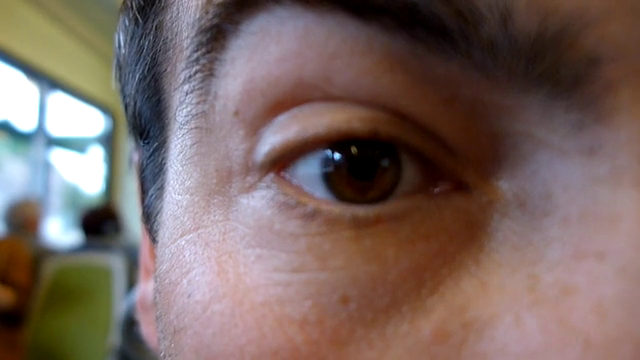
#> input picture frame 15 of videos_and_images/eye_motion.mp4, 640 x 360 px, given in place of car.mp4, which was not available
$ python background_substraction.py
#> lines starting #> are read from the running program, lines starting #| are printed output that depends on the picture; pictures that were not available may be replaced by others from this repository, and a replacement may not be noted
import cv2
import numpy as np

#you can change source paths
cap=cv2.VideoCapture("pixel_processing/images/car.mp4")

ret,first_frame=cap.read()
#> first_frame is the input picture: shape (360, 640, 3); mean B, G, R 97.9, 102.8, 121.2

first_gray_frame=cv2.cvtColor(first_frame,cv2.COLOR_BGR2GRAY)
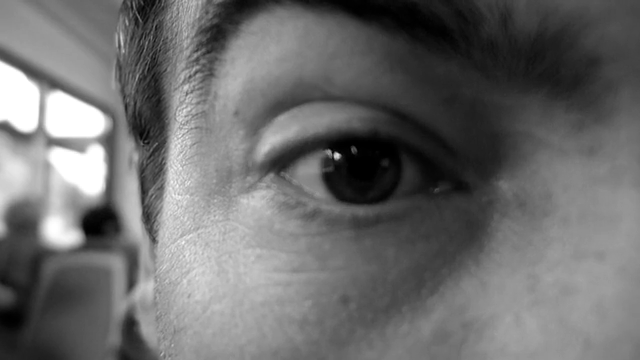
#> first_gray_frame: shape (360, 640); min 0, max 255, mean 107.7
first_gray_frame=cv2.resize(first_gray_frame,(640,480))
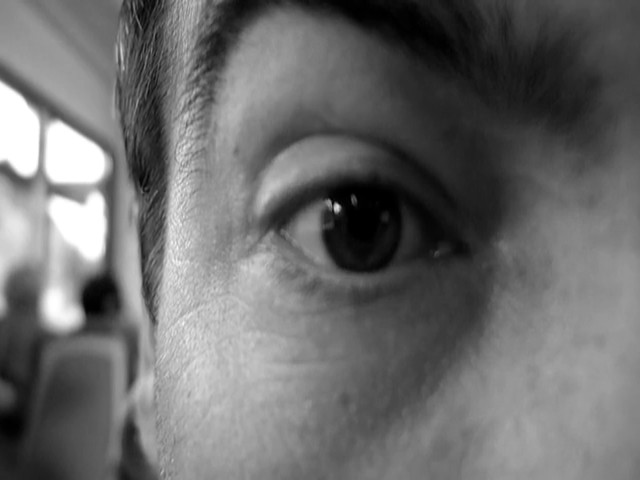
#> first_gray_frame: shape (480, 640); min 0, max 255, mean 107.7


while True:
    ret,frame=cap.read()
    frame=cv2.resize(frame,(640,480))
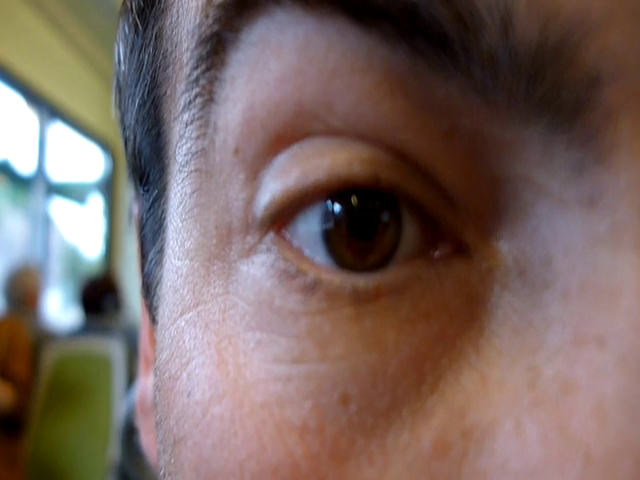
#> frame: shape (480, 640, 3); mean B, G, R 97.7, 102.8, 120.9

    if frame is None:
        break
    frame=cv2.cvtColor(frame,cv2.COLOR_BGR2GRAY)
#> frame: shape (480, 640)


    diff=cv2.absdiff(frame,first_gray_frame)
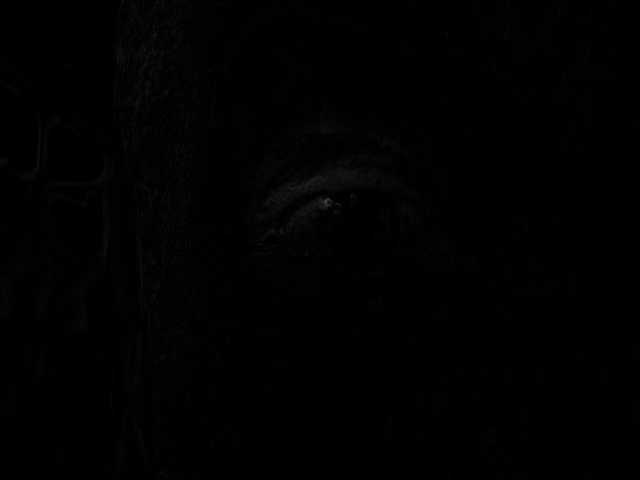
#> diff: shape (480, 640); min 0, max 75, mean 1.1

    cv2.imshow("frame",frame)
    cv2.imshow("diff",diff)

    first_gray_frame=frame


    if cv2.waitKey(3) & 0xFF==ord("q"):
#> (key q is pressed here)
        break


cap.release()
cv2.destroyAllWindows()

$ run again, starting later in the video
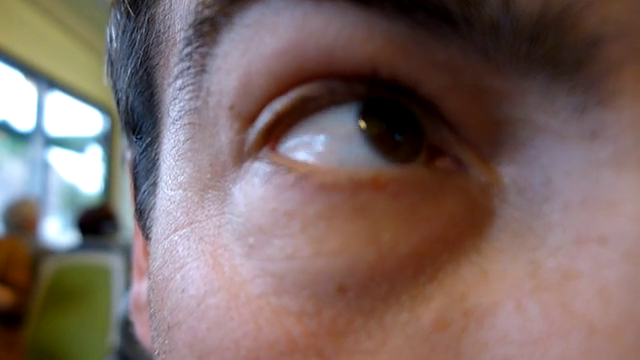
#> input picture frame 70 of videos_and_images/eye_motion.mp4, 640 x 360 px, given in place of car.mp4, which was not available
#> first_frame is the input picture: shape (360, 640, 3); mean B, G, R 100.5, 104.8, 123.9
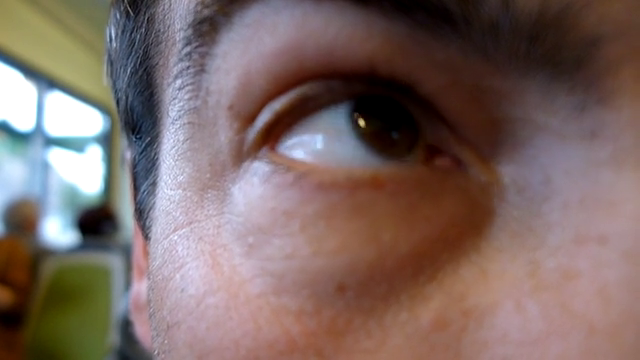
#> input picture frame 71 of videos_and_images/eye_motion.mp4, 640 x 360 px, given in place of car.mp4, which was not available
#> frame is the input picture: shape (360, 640, 3); mean B, G, R 100.6, 104.8, 124
#> `frame=cv2.resize(frame,(640,480))`:
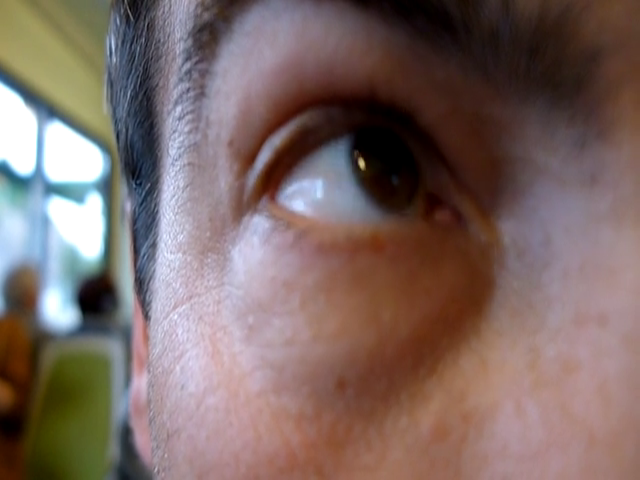
#> frame: shape (480, 640, 3); mean B, G, R 100.6, 104.8, 124

$ run again, starting later in the video
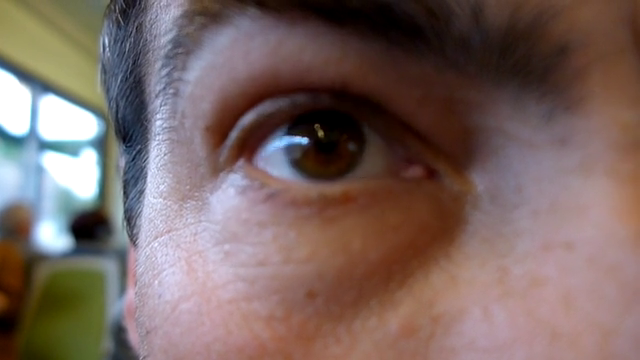
#> input picture frame 124 of videos_and_images/eye_motion.mp4, 640 x 360 px, given in place of car.mp4, which was not available
#> first_frame is the input picture: shape (360, 640, 3); mean B, G, R 97.7, 102, 121.5
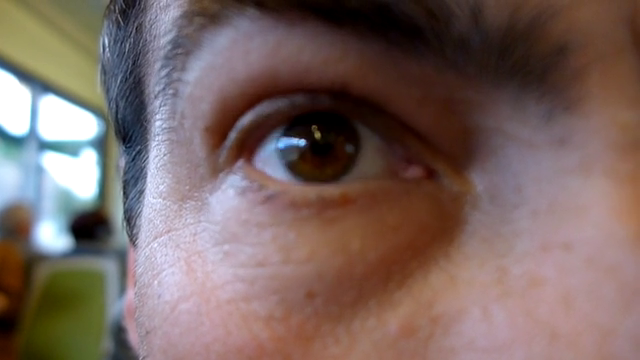
#> input picture frame 125 of videos_and_images/eye_motion.mp4, 640 x 360 px, given in place of car.mp4, which was not available
#> frame is the input picture: shape (360, 640, 3); mean B, G, R 97.3, 101.8, 121.3
#> `diff=cv2.absdiff(frame,first_gray_frame)`:
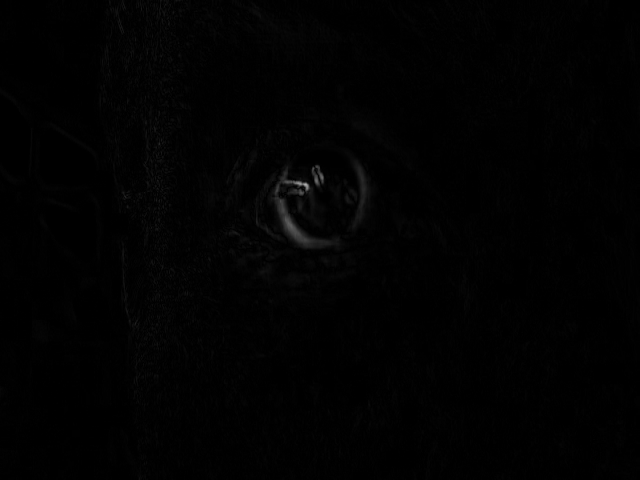
#> diff: shape (480, 640); min 0, max 175, mean 1.7
